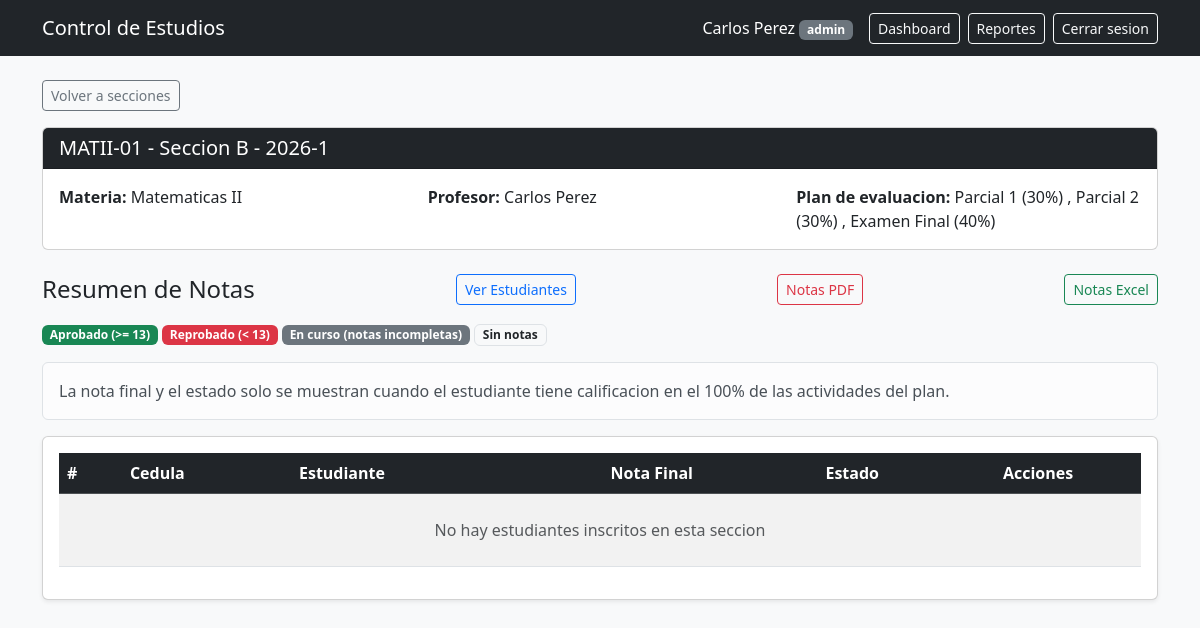
The page /nota/index/2 (signed in) on the database its author committed.
### tables this page shows
CREATE TABLE secciones (
    id INT AUTO_INCREMENT PRIMARY KEY,
    materia_id INT NOT NULL,
    profesor_id INT NOT NULL,
    periodo_id INT NOT NULL,
    codigo_seccion VARCHAR(10) NOT NULL,
    aula VARCHAR(30) NULL,
    horario VARCHAR(100) NULL,
    created_at TIMESTAMP DEFAULT CURRENT_TIMESTAMP,
    CONSTRAINT fk_seccion_materia FOREIGN KEY (materia_id)
        REFERENCES materias(id) ON DELETE RESTRICT ON UPDATE CASCADE,
    CONSTRAINT fk_seccion_profesor FOREIGN KEY (profesor_id)
        REFERENCES profesores(id) ON DELETE RESTRICT ON UPDATE CASCADE,
    CONSTRAINT fk_seccion_periodo FOREIGN KEY (periodo_id)
        REFERENCES periodos(id) ON DELETE RESTRICT ON UPDATE CASCADE,
    CONSTRAINT uk_seccion_periodo UNIQUE (materia_id, periodo_id, codigo_seccion)
);

CREATE TABLE materias (
    id INT AUTO_INCREMENT PRIMARY KEY,
    codigo VARCHAR(20) NOT NULL UNIQUE,
    nombre VARCHAR(100) NOT NULL,
    creditos INT NOT NULL DEFAULT 3,
    descripcion TEXT NULL,
    created_at TIMESTAMP DEFAULT CURRENT_TIMESTAMP
);

CREATE TABLE periodos (
    id INT AUTO_INCREMENT PRIMARY KEY,
    nombre VARCHAR(20) NOT NULL UNIQUE,
    estado ENUM('activo', 'cerrado') NOT NULL DEFAULT 'activo',
    created_at TIMESTAMP DEFAULT CURRENT_TIMESTAMP
);

CREATE TABLE plan_evaluacion (
    id INT AUTO_INCREMENT PRIMARY KEY,
    materia_id INT NOT NULL,
    nombre_actividad VARCHAR(100) NOT NULL,
    porcentaje DECIMAL(5,2) NOT NULL,
    created_at TIMESTAMP DEFAULT CURRENT_TIMESTAMP,
    CONSTRAINT fk_plan_materia FOREIGN KEY (materia_id)
        REFERENCES materias(id) ON DELETE CASCADE ON UPDATE CASCADE,
    CONSTRAINT uk_materia_actividad UNIQUE (materia_id, nombre_actividad)
);

### app/Controllers/NotaController.php (called while the page is built, shortened)
<?php
class NotaController
{
    private Nota $model;
    private Seccion $modelSeccion;
    private PlanEvaluacion $modelPlan;
    public function __construct()
    {
        $database = new Database();
        $this->model = new Nota($database->getConnection());
        $this->modelSeccion = new Seccion($database->getConnection());
        $this->modelPlan = new PlanEvaluacion($database->getConnection());
    }
    public function index(): void
    {
        $seccionId = intval($_GET['id'] ?? 0);
        $seccion = $this->modelSeccion->obtenerPorId($seccionId);
        $materiaId = intval($seccion['materia_id']);
        $resumen = $this->model->obtenerResumenSeccion($seccionId, $materiaId);
        $actividades = $this->modelPlan->obtenerPorMateria($materiaId);
        require_once __DIR__ . '/../Views/nota/index.php';
    }
}

### public/index.php (called while the page is built, shortened)
<?php
$uriSolicitada = parse_url($_SERVER['REQUEST_URI'], PHP_URL_PATH);
$uriDecodificada = urldecode($uriSolicitada);
if (BASE_URL !== '/') {
    $rutaRelativa = str_replace(BASE_URL, '', $uriDecodificada);
} else {
    $rutaRelativa = $uriDecodificada;
}
$rutaRelativa = '/' . ltrim($rutaRelativa, '/');
$uriLimpia = trim($rutaRelativa, '/');
$segmentos = $uriLimpia !== '' ? explode('/', $uriLimpia) : [];
$actionR = $segmentos[1] ?? 'login';
$action = ctype_alnum($actionR) ? $actionR : null;
spl_autoload_register(function ($clase) {
    $prefijo = 'App\\';
    $dir_base = __DIR__ . '/../app/';
    $longitud = strlen($prefijo);
    $clase_relativa = substr($clase, $longitud);
    $archivo = $dir_base . str_replace('\\', '/', $clase_relativa) . '.php';
});
$instanciaControlador = new $nombreClaseControlador();
$instanciaControlador->$action();

### app/Config/Database.php (called while the page is built, shortened)
<?php
class Database
{
    private $host = '127.0.0.1';
    private $db   = 'controlEstudios';
    private $user = 'root';
    private $pass = '';
    private $charset = 'utf8mb4';
    private $pdo;
    private function connect()
    {
        $dsn = "mysql:host={$this->host};dbname={$this->db};charset={$this->charset}";
        $options = [
            PDO::ATTR_ERRMODE            => PDO::ERRMODE_EXCEPTION,
            PDO::ATTR_DEFAULT_FETCH_MODE => PDO::FETCH_ASSOC,
            PDO::ATTR_EMULATE_PREPARES   => false,
        ];
        try {
            $this->pdo = new PDO($dsn, $this->user, $this->pass, $options);
        } catch (PDOException $e) {
            throw new PDOException("Error de conexion: " . $e->getMessage(), (int)$e->getCode());
        }
    }
    public function getConnection()
    {
        return $this->pdo;
    }
}

### app/Models/Seccion.php (called while the page is built, shortened)
<?php
class Seccion
{
    private PDO $db;
    public function __construct(PDO $db)
    {
        $this->db = $db;
    }
    public function obtenerPorId(int $id): array|false
    {
        $sql = "
            SELECT
                s.*,
                m.codigo as materia_codigo,
                m.nombre as materia_nombre,
                CONCAT(p.nombres, ' ', p.apellidos) as profesor_nombre,
                pe.nombre as periodo_nombre
            FROM secciones s
            INNER JOIN materias m ON s.materia_id = m.id
            INNER JOIN profesores p ON s.profesor_id = p.id
            INNER JOIN periodos pe ON s.periodo_id = pe.id
            WHERE s.id = :id
            LIMIT 1
        ";
        $stmt = $this->db->prepare($sql);
        $stmt->execute([':id' => $id]);
        return $stmt->fetch(PDO::FETCH_ASSOC);
    }
}

### app/Models/PlanEvaluacion.php (called while the page is built, shortened)
<?php
class PlanEvaluacion
{
    private PDO $db;
    public function __construct(PDO $db)
    {
        $this->db = $db;
    }
    public function obtenerPorMateria(int $materiaId): array
    {
        $sql = "
            SELECT *
            FROM plan_evaluacion
            WHERE materia_id = :materia_id
            ORDER BY id ASC
        ";
        $stmt = $this->db->prepare($sql);
        $stmt->execute([':materia_id' => $materiaId]);
        return $stmt->fetchAll(PDO::FETCH_ASSOC);
    }
}

### app/Views/nota/index.php (the view, shortened to what this page needs)
<?php
require __DIR__ . '/../partials/header.php';
?>
<body class="bg-light">
    <nav class="navbar navbar-dark bg-dark">
        <div class="container">
            <a class="navbar-brand" href="<?= BASE_URL ?>dashboard/index">
                Control de Estudios
            </a>
            <div class="d-flex align-items-center">
                <span class="text-white me-3">
                    <?= htmlspecialchars($_SESSION['nombre'] ?? 'Usuario') ?>
                    <span class="badge bg-secondary"><?= htmlspecialchars($_SESSION['rol'] ?? '') ?></span>
                </span>
                <a href="<?= BASE_URL ?>dashboard/index" class="btn btn-outline-light btn-sm me-2">
                    Dashboard
                </a>
                <a href="<?= BASE_URL ?>reporte/index" class="btn btn-outline-light btn-sm me-2">
                    Reportes
                </a>
                <a href="<?= BASE_URL ?>auth/logout" class="btn btn-outline-light btn-sm">
                    Cerrar sesion
                </a>
            </div>
        </div>
    </nav>
    <div class="container mt-4">
        <a href="<?= BASE_URL ?>seccion/index" class="btn btn-outline-secondary btn-sm mb-3">
            Volver a secciones
        </a>
        <div class="card mb-4">
            <div class="card-header bg-dark text-white">
                <h5 class="mb-0">
                    <?= htmlspecialchars($seccion['materia_codigo'] ?? '') ?> -
                    Seccion <?= htmlspecialchars($seccion['codigo_seccion'] ?? '') ?> -
                    <?= htmlspecialchars($seccion['periodo_nombre'] ?? '') ?>
                </h5>
            </div>
            <div class="card-body">
                <div class="row">
                    <div class="col-md-4">
                        <strong>Materia:</strong> <?= htmlspecialchars($seccion['materia_nombre'] ?? '') ?>
                    </div>
                    <div class="col-md-4">
                        <strong>Profesor:</strong> <?= htmlspecialchars($seccion['profesor_nombre'] ?? '') ?>
                    </div>
                    <div class="col-md-4">
                        <strong>Plan de evaluacion:</strong>
                        <?php foreach ($actividades as $actividad): ?>
                            <?= htmlspecialchars($actividad['nombre_actividad']) ?>
                            (<?= number_format($actividad['porcentaje'], 0) ?>%)
                            <?php if ($actividad !== end($actividades)): ?>, <?php endif; ?>
                        <?php endforeach; ?>
                    </div>
                </div>
            </div>
        </div>
        <div class="d-flex justify-content-between align-items-center mb-3">
            <h4 class="mb-0">Resumen de Notas</h4>
            <a href="<?= BASE_URL ?>seccion/estudiantes/<?= $seccion['id'] ?>"
               class="btn btn-outline-primary btn-sm">
                Ver Estudiantes
            </a>
            <a href="<?= BASE_URL ?>reporte/notasPdf/<?= $seccion['id'] ?>"
               target="_blank"
               class="btn btn-outline-danger btn-sm">
                Notas PDF
            </a>
            <a href="<?= BASE_URL ?>reporte/notasExcel/<?= $seccion['id'] ?>"
               target="_blank"
               class="btn btn-outline-success btn-sm">
                Notas Excel
            </a>
        </div>
        <div class="mb-3">
            <span class="badge bg-success">Aprobado (>= 13)</span>
            <span class="badge bg-danger">Reprobado (< 13)</span>
            <span class="badge bg-secondary">En curso (notas incompletas)</span>
            <span class="badge bg-light text-dark border">Sin notas</span>
        </div>
        <div class="alert alert-light border">
            La nota final y el estado solo se muestran cuando el estudiante tiene
            calificacion en el 100% de las actividades del plan.
        </div>
        <div class="card shadow-sm">
            <div class="card-body">
                <div class="table-responsive">
                    <table class="table table-striped table-hover align-middle">
                        <thead class="table-dark">
                            <tr>
                                <th>#</th>
                                <th>Cedula</th>
                                <th>Estudiante</th>
                                <th class="text-center">Nota Final</th>
                                <th class="text-center">Estado</th>
                                <th class="text-center">Acciones</th>
                            </tr>
                        </thead>
                        <tbody>
                            <?php if (empty($resumen)): ?>
                                <tr>
                                    <td colspan="6" class="text-center text-muted py-4">
                                        No hay estudiantes inscritos en esta seccion
                                    </td>
                                </tr>
                            <?php endif; ?>
                        </tbody>
                    </table>
                </div>
            </div>
        </div>
    </div>
</body>
</html>

### rows shown on the page
secciones: materia.codigo "MATII-01", codigo_seccion "B", periodo.nombre "2026-1", materia.nombre "Matematicas II"
plan_evaluacion: nombre_actividad "Parcial 1", porcentaje "30"
plan_evaluacion: nombre_actividad "Parcial 2", porcentaje "30"
plan_evaluacion: nombre_actividad "Examen Final", porcentaje "40"

### other values the page prints
$_SESSION['nombre'] "Carlos Perez"
$_SESSION['rol'] "admin"
$seccion['profesor_nombre'] "Carlos Perez"
